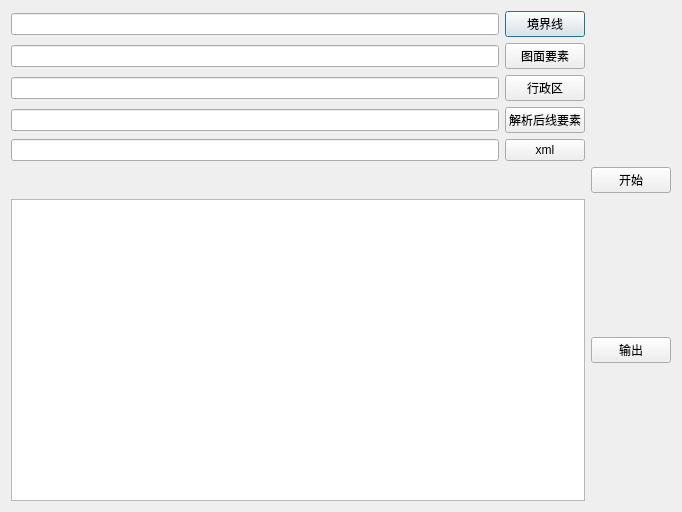
<?xml version="1.0" encoding="UTF-8"?>
<ui version="4.0">
 <class>se_boundary_jump_draw_check_algorithm</class>
 <widget class="QDialog" name="se_boundary_jump_draw_check_algorithm">
  <property name="geometry">
   <rect>
    <x>0</x>
    <y>0</y>
    <width>682</width>
    <height>512</height>
   </rect>
  </property>
  <property name="windowTitle">
   <string>Dialog</string>
  </property>
  <layout class="QGridLayout" name="gridLayout">
   <item row="0" column="0">
    <layout class="QHBoxLayout" name="horizontalLayout">
     <item>
      <widget class="QLineEdit" name="lineEdit_jj"/>
     </item>
     <item>
      <widget class="QPushButton" name="pushButton_jj">
       <property name="text">
        <string>境界线</string>
       </property>
      </widget>
     </item>
    </layout>
   </item>
   <item row="1" column="0">
    <layout class="QHBoxLayout" name="horizontalLayout_2">
     <item>
      <widget class="QLineEdit" name="lineEdit_hldl"/>
     </item>
     <item>
      <widget class="QPushButton" name="pushButton_hldl">
       <property name="text">
        <string>图面要素</string>
       </property>
      </widget>
     </item>
    </layout>
   </item>
   <item row="2" column="0">
    <layout class="QHBoxLayout" name="horizontalLayout_4">
     <item>
      <widget class="QLineEdit" name="lineEdit_xzq"/>
     </item>
     <item>
      <widget class="QPushButton" name="pushButton_xzq">
       <property name="text">
        <string>行政区</string>
       </property>
      </widget>
     </item>
    </layout>
   </item>
   <item row="3" column="0">
    <layout class="QHBoxLayout" name="horizontalLayout_5">
     <item>
      <widget class="QLineEdit" name="lineEdit_hldlshp"/>
     </item>
     <item>
      <widget class="QPushButton" name="pushButton_hldlshp">
       <property name="text">
        <string>解析后线要素</string>
       </property>
      </widget>
     </item>
    </layout>
   </item>
   <item row="4" column="0">
    <layout class="QHBoxLayout" name="horizontalLayout_3">
     <item>
      <widget class="QLineEdit" name="lineEdit_xml"/>
     </item>
     <item>
      <widget class="QPushButton" name="pushButton_xml">
       <property name="text">
        <string>xml</string>
       </property>
      </widget>
     </item>
    </layout>
   </item>
   <item row="5" column="1">
    <widget class="QPushButton" name="pushButton_start">
     <property name="text">
      <string>开始</string>
     </property>
    </widget>
   </item>
   <item row="6" column="0">
    <widget class="QTextEdit" name="textEdit_log"/>
   </item>
   <item row="6" column="1">
    <widget class="QPushButton" name="pushButton_shuchu">
     <property name="text">
      <string>输出</string>
     </property>
    </widget>
   </item>
  </layout>
 </widget>
 <resources/>
 <connections/>
</ui>
